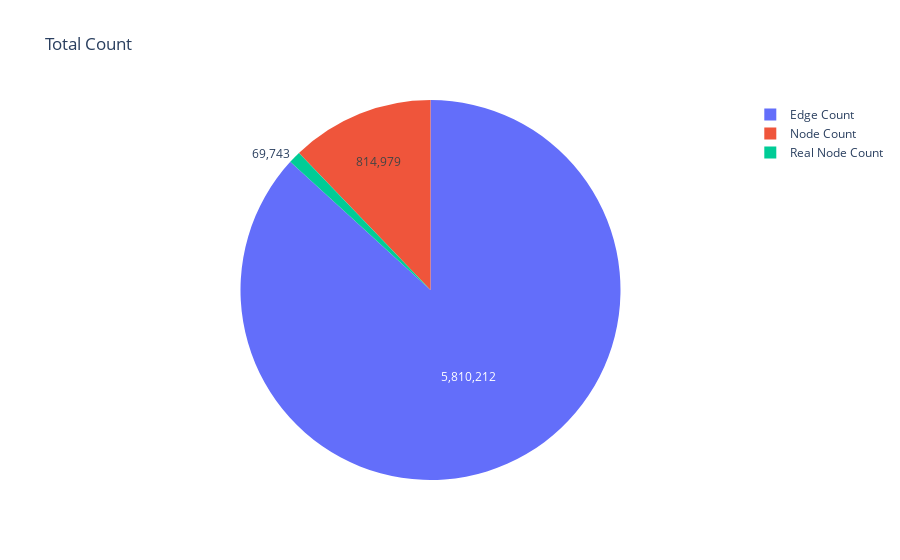

This figure's notebook cell:
### Markdown cell above
### Chart 1: Number of nodes and edges in the graph

### Code cell
import plotly.graph_objects as go
import plotly.express as px

node_count = node_stat["entity_count"].sum()
edge_count = edge_stat["relation_count"].sum()
real_node_count = real_node_stat["entity_count"].sum()

fig = go.Figure(
    data=[
        go.Pie(
            labels=["Node Count", "Edge Count", "Real Node Count"],
            values=[node_count, edge_count, real_node_count],
            textinfo="value",
        )
    ]
)
fig.update_layout(**gen_layout("Total Count", "Type", "Count", True))
fig.show()

### Figure 1 — Plotly figure (JSON) as saved in the notebook; plotly's stock layout.template omitted (floating-point values rounded to 4 significant figures)
{"data": [{"labels": ["Node Count", "Edge Count", "Real Node Count"], "textinfo": "value", "type": "pie", "values": [814979, 5810212, 69743]}], "layout": {"showlegend": true, "title": {"text": "Total Count"}, "xaxis": {"title": {"text": "Type"}}, "yaxis": {"title": {"text": "Count"}}}}
